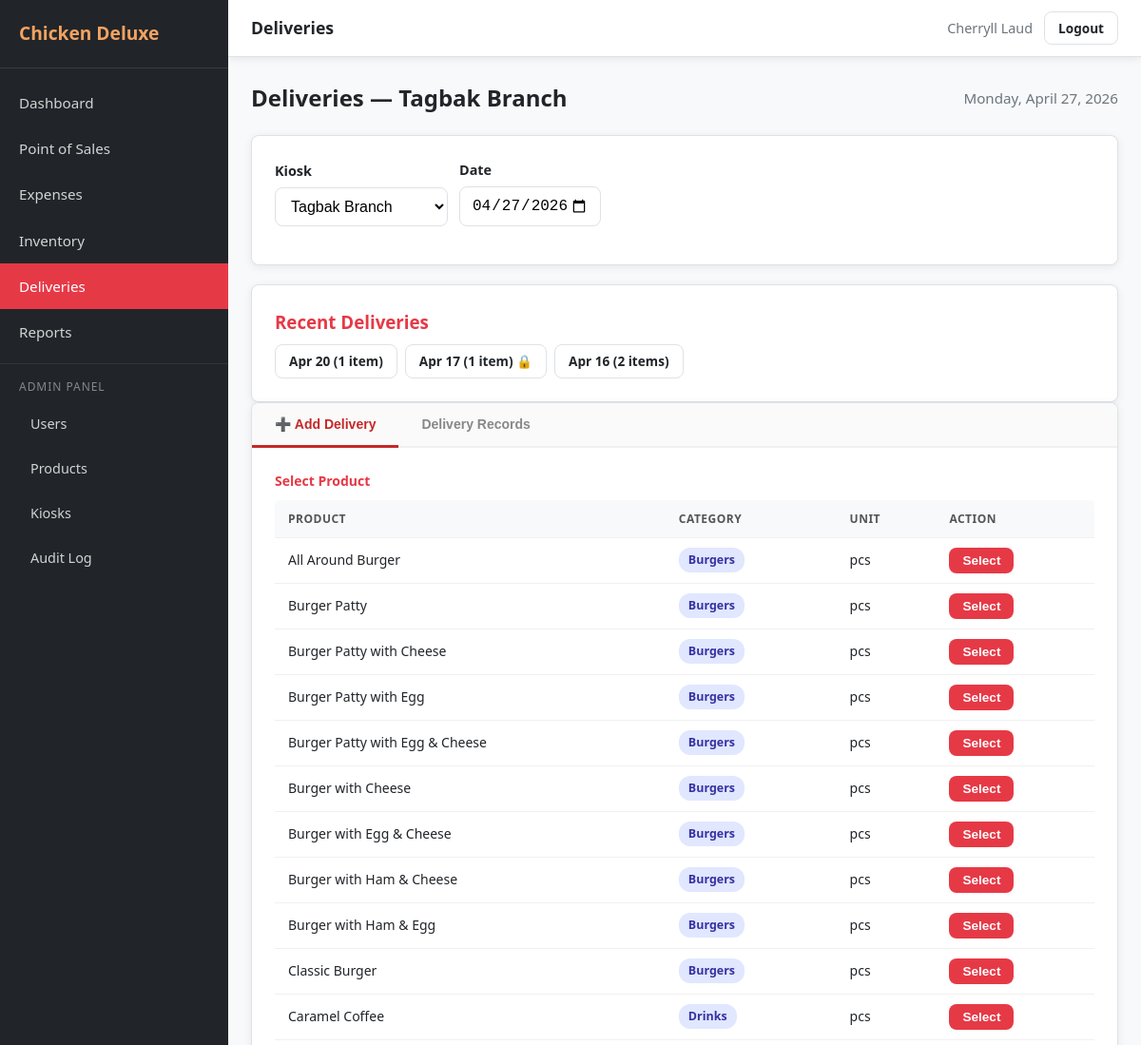
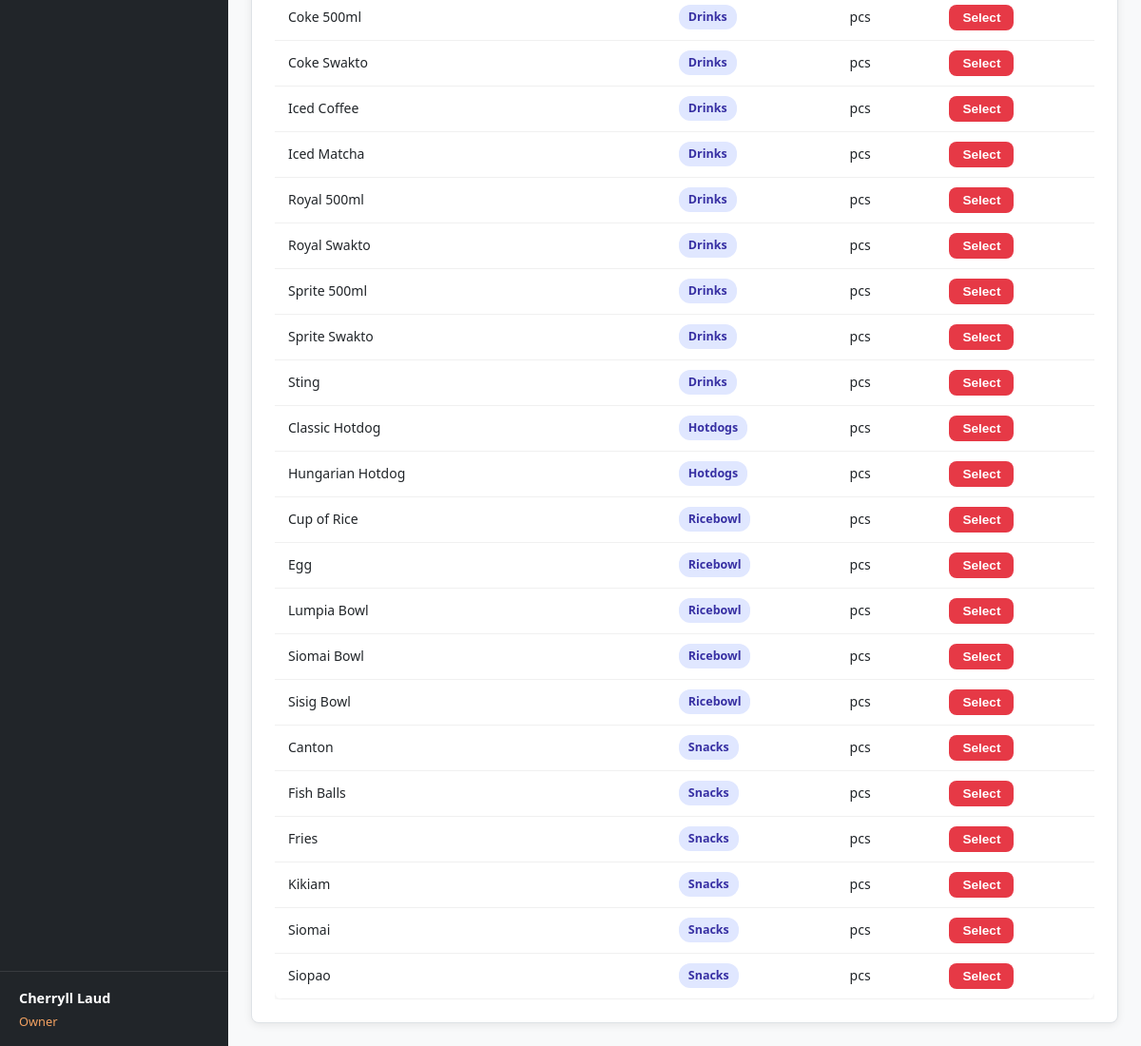
/delivery (signed in), run on the app's committed database (2 pictures, top to bottom).
### tables this page shows
CREATE TABLE `kiosk` (
  `Kiosk_ID` int(11) NOT NULL AUTO_INCREMENT,
  `Name` varchar(100) NOT NULL,
  `Location` varchar(255) NOT NULL,
  `Active` tinyint(1) NOT NULL DEFAULT 1,
  `Created_at` datetime NOT NULL DEFAULT current_timestamp(),
  PRIMARY KEY (`Kiosk_ID`)
);

CREATE TABLE `product` (
  `Product_ID` int(11) NOT NULL AUTO_INCREMENT,
  `Category_ID` int(11) NOT NULL,
  `Name` varchar(100) NOT NULL,
  `Unit` varchar(30) NOT NULL DEFAULT 'pcs',
  `Price` decimal(10,2) NOT NULL DEFAULT 0.00,
  `Active` tinyint(1) NOT NULL DEFAULT 1,
  `Created_at` datetime NOT NULL DEFAULT current_timestamp(),
  PRIMARY KEY (`Product_ID`),
  KEY `Category_ID` (`Category_ID`),
  CONSTRAINT `product_ibfk_1` FOREIGN KEY (`Category_ID`) REFERENCES `category` (`Category_ID`)
);

### views/delivery/index.php (the view, shortened to what the rows shown need)
<?php
    $show_records_tab = isset($_GET['success']) && !empty($deliveries);
?>
<section class="delivery">
    <div class="section-header">
        <h2>Deliveries — <?= htmlspecialchars($kiosk['Name'] ?? 'Unknown') ?></h2>
        <span class="date-display"><?= date('l, F j, Y', strtotime($date)) ?></span>
    </div>
    <div class="delivery-tab-container card">
        <div class="delivery-tab-panel <?= $show_records_tab ? '' : 'active' ?>" id="tabAdd">
            <?php if ($is_today && !$any_locked): ?>
                <div class="delivery-grid-section">
                    <div class="delivery-product-table-wrap">
                        <table class="delivery-select-table">
                            <thead>
                                <tr>
                                    <th>Product</th>
                                    <th>Category</th>
                                    <th>Unit</th>
                                    <th>Action</th>
                                </tr>
                            </thead>
                            <tbody id="deliveryProductGrid">
                                <?php foreach ($products as $category => $items): ?>
                                    <?php foreach ($items as $product): ?>
                                        <?php $imgUrl = ProductModel::getProductImagePath($product['Name']); ?>
                                        <tr class="delivery-product-row"
                                            data-id="<?= $product['Product_ID'] ?>"
                                            data-name="<?= htmlspecialchars($product['Name']) ?>"
                                            data-unit="<?= htmlspecialchars($product['Unit']) ?>"
                                            data-img="<?= htmlspecialchars($imgUrl) ?>"
                                            data-category="<?= htmlspecialchars($category) ?>">
                                            <td><?= htmlspecialchars($product['Name']) ?></td>
                                            <td>
                                                <span class="badge badge-category">
                                                    <?= htmlspecialchars($category) ?>
                                                </span>
                                            </td>
                                            <td><?= htmlspecialchars($product['Unit']) ?></td>
                                            <td>
                                                <button type="button" class="btn btn-sm btn-primary delivery-select-btn">
                                                    Select
                                                </button>
                                            </td>
                                        </tr>
                                    <?php endforeach; ?>
                                <?php endforeach; ?>
                            </tbody>
                        </table>
                    </div>
                </div>
            <?php elseif ($any_locked): ?>
                <div class="delivery-locked-notice">
                    🔒 Deliveries for this date are locked.
                </div>
            <?php else: ?>
                <div class="delivery-locked-notice">
                    📅 Viewing past records — select today to add deliveries.
                </div>
            <?php endif; ?>
        </div>
    </div>
</section>

### data on the page
kiosk: Name "Tagbak Branch"
product: Name "All Around Burger", category "Burgers", Unit "pcs"
product: Name "Burger Patty", category "Burgers", Unit "pcs"
product: Name "Burger Patty with Cheese", category "Burgers", Unit "pcs"
product: Name "Burger Patty with Egg", category "Burgers", Unit "pcs"
product: Name "Burger Patty with Egg & Cheese", category "Burgers", Unit "pcs"
product: Name "Burger with Cheese", category "Burgers", Unit "pcs"
product: Name "Burger with Egg & Cheese", category "Burgers", Unit "pcs"
product: Name "Burger with Ham & Cheese", category "Burgers", Unit "pcs"
product: Name "Burger with Ham & Egg", category "Burgers", Unit "pcs"
product: Name "Classic Burger", category "Burgers", Unit "pcs"
product: Name "Caramel Coffee", category "Drinks", Unit "pcs"
product: Name "Coke 500ml", category "Drinks", Unit "pcs"
product: Name "Coke Swakto", category "Drinks", Unit "pcs"
product: Name "Iced Coffee", category "Drinks", Unit "pcs"
product: Name "Iced Matcha", category "Drinks", Unit "pcs"
product: Name "Royal 500ml", category "Drinks", Unit "pcs"
product: Name "Royal Swakto", category "Drinks", Unit "pcs"
product: Name "Sprite 500ml", category "Drinks", Unit "pcs"
product: Name "Sprite Swakto", category "Drinks", Unit "pcs"
product: Name "Sting", category "Drinks", Unit "pcs"
product: Name "Classic Hotdog", category "Hotdogs", Unit "pcs"
product: Name "Hungarian Hotdog", category "Hotdogs", Unit "pcs"
product: Name "Cup of Rice", category "Ricebowl", Unit "pcs"
product: Name "Egg", category "Ricebowl", Unit "pcs"
product: Name "Lumpia Bowl", category "Ricebowl", Unit "pcs"
product: Name "Siomai Bowl", category "Ricebowl", Unit "pcs"
product: Name "Sisig Bowl", category "Ricebowl", Unit "pcs"
product: Name "Canton", category "Snacks", Unit "pcs"
product: Name "Fish Balls", category "Snacks", Unit "pcs"
product: Name "Fries", category "Snacks", Unit "pcs"
product: Name "Kikiam", category "Snacks", Unit "pcs"
product: Name "Siomai", category "Snacks", Unit "pcs"
product: Name "Siopao", category "Snacks", Unit "pcs"

### other printed values
APP_NAME "Chicken Deluxe"
Auth::fullName() "Cherryll Laud"
ROLE_NAMES[Auth::roleId()] "Owner"
$page_title "Deliveries"
date('l, F j, Y', strtotime($date)) "Monday, April 27, 2026"
date('M j', strtotime($record['Delivery_Date'])) "Apr 20"
$record['item_count'] "1"
date('M j', strtotime($record['Delivery_Date'])) "Apr 17"
date('M j', strtotime($record['Delivery_Date'])) "Apr 16"
$record['item_count'] "2"
form field kiosk_id "Tagbak Branch"
